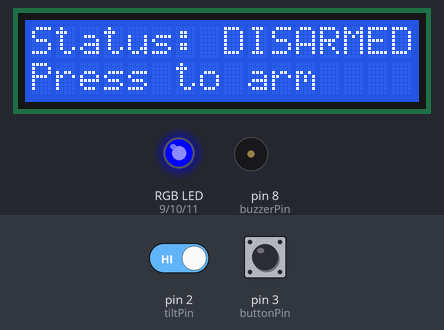
The sketch below on a simulated Arduino Uno, built with avr-gcc and run on an emulated ATmega328P. On the bench: 16×2 character LCD, an RGB LED mixed from three pins (HIGH = lit), buzzer (waves = sounding). The inputs (shaded band) are chosen by the test bench; at power-on: pin 3 (buttonPin) HIGH, pin 2 (tiltPin) HIGH.

Above: at 1.2 s.
1.3 s: pin 3 (buttonPin) pulled LOW for 0.15 s
At 2.5 s:
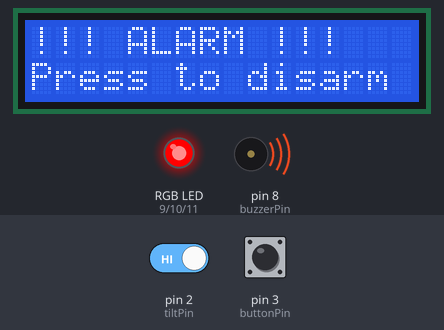
2.9 s: pin 3 (buttonPin) pulled LOW for 1 s
At 3.3 s:
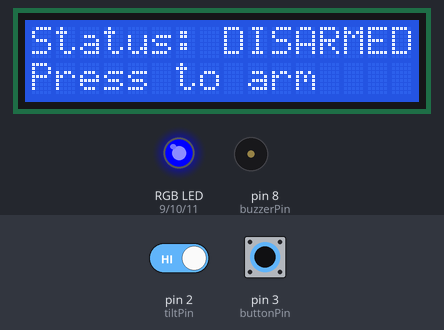
5.4 s: pin 3 (buttonPin) pulled LOW for 3.2 s
At 6.3 s:
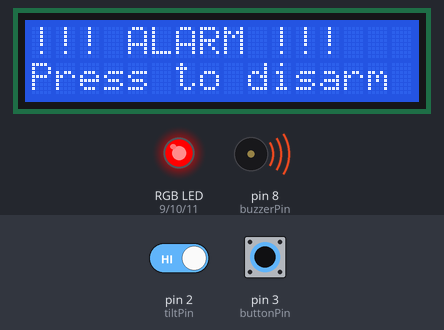
Timing chart, 0 to 8.4 s (numbered marks = the images above; inputs shaded):
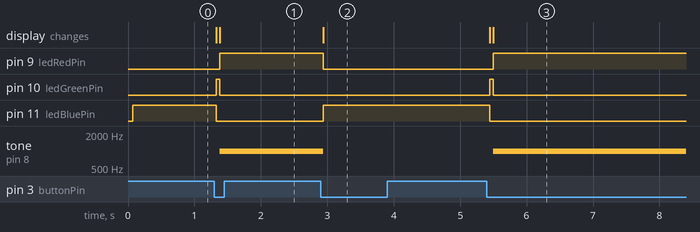

Measured:
- after the input at 1.3 s, pin 9 (ledRedPin): LOW → HIGH after 0.08 s; pin 10 (ledGreenPin): LOW → HIGH at once, → LOW 0.06 s later; pin 11 (ledBluePin): HIGH → LOW at once; tone on pin 8 (buzzerPin): silent → 1000 Hz after 0.08 s; the display: first changes at once (image 1 shows a later state)
- after the input at 2.9 s, pin 9 (ledRedPin): HIGH → LOW at once; pin 11 (ledBluePin): LOW → HIGH at once; tone on pin 8 (buzzerPin): 1000 Hz → silent at once; the display: changes at once (image 2)
- after the input at 5.4 s, pin 9 (ledRedPin): LOW → HIGH after 0.10 s; pin 10 (ledGreenPin): LOW → HIGH at once, → LOW 0.06 s later; pin 11 (ledBluePin): HIGH → LOW at once; tone on pin 8 (buzzerPin): silent → 1000 Hz after 0.10 s; the display: first changes at once (image 3 shows a later state)

The sketch:

SMoTAS.ino
```cpp
// Smart Motion-Triggered Alarm System's Code
// Author: Luca Cabiddu - University of Florida

#include <LiquidCrystal.h>      // Include LCD library [1]

// Pins
const int tiltPin    = 2;     // Tilt switch input pin using INPUT_PULLUP [2]
const int buttonPin  = 3;     // Push button input pin using INPUT_PULLUP [3]
const int buzzerPin  = 8;     // Passive buzzer output pin [4]

const int ledRedPin   = 9;      // RGB LED red channel (PWM pin) [5]
const int ledGreenPin = 10;     // RGB LED green channel (PWM pin) [5]
const int ledBluePin  = 11;     // RGB LED blue channel (PWM pin) [5]

// LCD wiring (rs, en, d4, d5, d6, d7)
LiquidCrystal lcd(7, 6, 5, 4, 13, 12);      // LCD 4-bit wiring setup [1]

// States
enum SystemState { DISARMED, ARMED, ALARM };      // Define symbolic names for integer values (0,1,2) so code reads like English instead of numbers
SystemState currentState = DISARMED;      // Start in DISARMED so the system is safe and inactive on power-up
SystemState lastState    = DISARMED;      // Remember the previous state so the display/LED/buzzer update only when something changes

// Button edge detection
int lastButtonReading = HIGH;     // Store the previous loop's button value (HIGH = not pressed) to detect new presses [3]

// Prevents instant alarm right after arming
bool justArmed = false;     // Flag used to skip tilt detection immediately after arming, avoiding false alarm from button movement

// Helpers
void setRGB(uint8_t r, uint8_t g, uint8_t b) {      // Helper to change the RGB LED color, takes 3 bytes; compiler passes them via registers for speed [5]
  analogWrite(ledRedPin,   r);      // Writes PWM duty cycle to hardware timer controlling pin 9 (0 = off, 255 = full on)
  analogWrite(ledGreenPin, g);      // Same mechanism for green channel
  analogWrite(ledBluePin,  b);      // Same mechanism for blue channel
}

// Update LCD, LED, and buzzer according to state
void showState(SystemState s) {
  lcd.clear();      // Sends command byte to LCD to clear DDRAM memory, resetting cursor position [1]

  if (s == DISARMED) {
    lcd.setCursor(0, 0); lcd.print("Status: DISARMED");     // Print in the first line of the LCD
    lcd.setCursor(0, 1); lcd.print("Press to arm");     // Print in the second line of the LCD
    setRGB(0,0,255);      // PWM outputs set LED to pure blue, indicating the system is disarmed [5]
    noTone(buzzerPin);      // Calls tone library to stop generating waveforms on pin 8 [4]
  }
  else if (s == ARMED) {
    lcd.setCursor(0, 0); lcd.print("Status: ARMED");      // Same mechanism as before
    lcd.setCursor(0, 1); lcd.print("Tilt = ALARM");
    setRGB(0,255,0);      // Green indicates the system is armed and monitoring tilts [5]
    noTone(buzzerPin);
  }
  else if (s == ALARM) {
    lcd.setCursor(0, 0); lcd.print("!!! ALARM !!!");      // Same mechanism here
    lcd.setCursor(0, 1); lcd.print("Press to disarm");
    setRGB(255,0,0);      // Red indicates the system has detected a tilt and started the alarm
    tone(buzzerPin, 1000);      // Hardware timer generates a 1kHz square wave on pin 8 to sound the alarm [4]
  }
}

// Setup
void setup() {
  pinMode(tiltPin,   INPUT_PULLUP);     // Configures internal pull-up transistor; pin reads HIGH until the tilt switch closes toward ground [2]
  pinMode(buttonPin, INPUT_PULLUP);     // Same idea: stable HIGH when unpressed, LOW when button completes circuit to ground [3]

  pinMode(buzzerPin, OUTPUT);     // Allows Arduino to actively drive the buzzer line HIGH/LOW or modulate with tone() [4]
  pinMode(ledRedPin, OUTPUT);     // Enable RGB LED control pins as outputs so PWM can drive them [5]
  pinMode(ledGreenPin, OUTPUT);
  pinMode(ledBluePin, OUTPUT);

  lcd.begin(16, 2);     // Send LCD initialization sequence: sets mode, clears memory, configures display geometry [1]

  showState(currentState);      // Immediately updates LCD and LED to visually confirm startup state
}

// Main loop
void loop() {

  // Button edge detection
  int reading = digitalRead(buttonPin);     // Reads logic level from pin register (HIGH = idle, LOW = pressed) [3]

  if (lastButtonReading == HIGH && reading == LOW) {      // Detects a HIGH to LOW transition (new press event rather than holding)
    if (currentState == DISARMED) {     // If user pressed button while system was off...
      currentState = ARMED;     // Then activate monitoring mode
      justArmed = true;     // Avoid triggering alarm during same loop's motion from pressing button
    } else {      // If system was already armed or alarming...
      currentState = DISARMED;      // Then reset to safe mode
      justArmed = false;      // No need to suppress tilt logic here
    }
  }

  lastButtonReading = reading;      // Saves value so next loop iteration can detect transitions

  // Tilt detection
  int tiltState = digitalRead(tiltPin);     // Reads mechanical tilt switch state; HIGH/LOW changes when ball shifts inside sensor [2]

  if (currentState == ARMED && !justArmed) {      // Only check sensor when system is armed and not in the arming loop
    if (tiltState == HIGH) {      // HIGH indicates switch moved, meaning device was tilted or disturbed
      currentState = ALARM;     // Trigger alarm response in state machine
    }
  }

  justArmed = false;      // Resets suppression so tilt detection is enabled next loop

  // Update outputs if state changed
  if (currentState != lastState) {      // Avoid unnecessary hardware writes unless state has changed
    showState(currentState);      // Pushes new state info to LCD, LED, buzzer
    lastState = currentState;     // Records new state
  }

  delay(50);      // Allows mechanical bounce to settle; stabilizes readings without complex debouncing [2]
}
```
